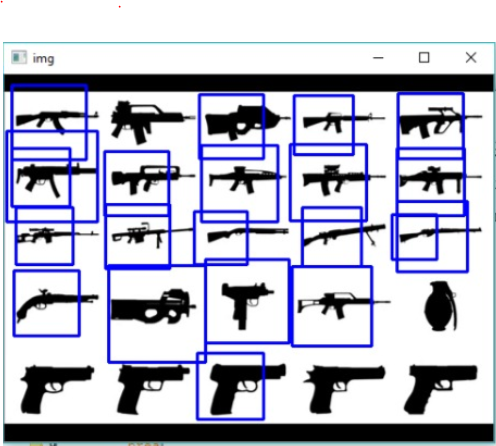
#> input picture guns.PNG, 496 x 446 px, given in place of the camera
$ python Gun-Haar-Cascade.py
#> lines starting #> are read from the running program, lines starting #| are printed output that depends on the picture; after the words box and inside, x2 and y2 are one past the last pixel; in counts of white or black regions, pixels touching at a corner belong together
import numpy as np
import cv2
import imutils
import datetime


gun_cascade = cv2.CascadeClassifier('cascade.xml')
camera = cv2.VideoCapture(0)

firstFrame = None
gun_exist = False

while True:

    ret, frame = camera.read()
#> frame is the input picture: shape (446, 496, 3); mean B, G, R 201.1, 185.6, 184.4

    frame = imutils.resize(frame, width = 500)
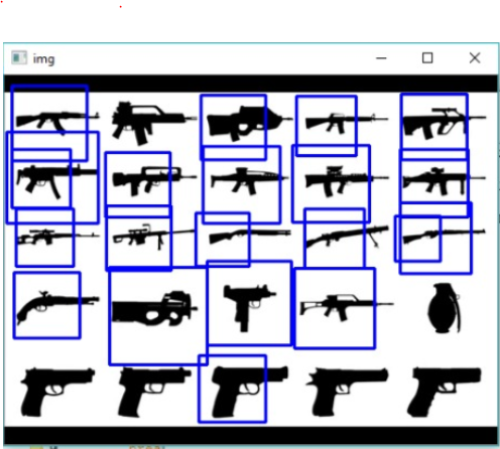
#> frame: shape (449, 500, 3); mean B, G, R 201.1, 185.5, 184.4
    gray = cv2.cvtColor(frame, cv2.COLOR_BGR2GRAY)
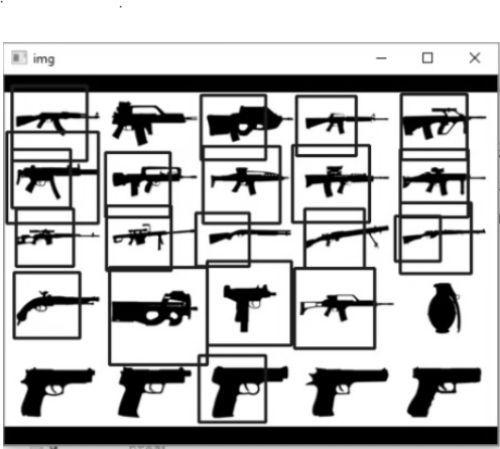
#> gray: shape (449, 500); min 0, max 255, mean 186.9

    gun = gun_cascade.detectMultiScale(gray,
                                    1.3, 5,
                                    minSize = (100, 100))
#> gun = [[107, 130, 138, 138], [355, 210, 130, 130], [281, 253, 114, 114], [215, 73, 149, 149], [107, 246, 149, 149], [135, 24, 251, 251]]

    if len(gun) > 0:
        gun_exist = False

    for (x, y, w, h) in gun:

        frame = cv2.rectangle(frame,
                            (x, y),
                            (x + w, y + h),
                            (255, 0, 0), 2)
        roi_gray = gray[y:y + h, x:x + w]
        roi_color = frame[y:y + h, x:x + w]
#> this loop made 6 passes
#> pass 1, `frame = cv2.rectangle(frame, (x, y), (x + w, y + h), (255, 0, 0), 2)`:
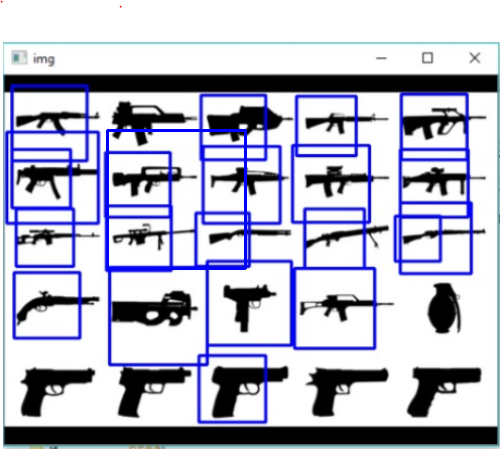
#> frame: shape (449, 500, 3); 0.74% of pixels changed, all inside (x1, y1, x2, y2) = (106, 129, 247, 270)
#> pass 1, `roi_gray = gray[y:y + h, x:x + w]`:
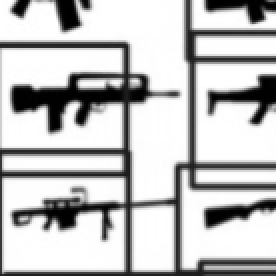
#> roi_gray: shape (138, 138) (shown 2 times larger); min 0, max 255, mean 192.1
#> pass 1, `roi_color = frame[y:y + h, x:x + w]`:
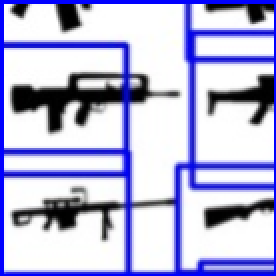
#> roi_color: shape (138, 138, 3) (shown 2 times larger); mean B, G, R 218.6, 183.2, 183.1
#> pass 2, `frame = cv2.rectangle(frame, (x, y), (x + w, y + h), (255, 0, 0), 2)`:
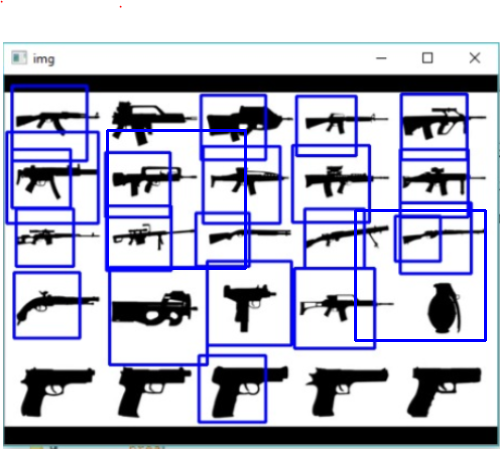
#> frame: shape (449, 500, 3); 0.69% of pixels changed, all inside (x1, y1, x2, y2) = (354, 209, 487, 342)
#> after the loop:
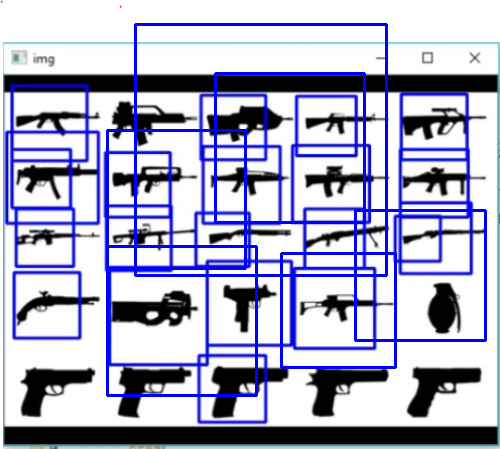
#> frame: shape (449, 500, 3); 3.44% of pixels changed, all inside (x1, y1, x2, y2) = (106, 23, 397, 397)

    if firstFrame is None:
        firstFrame = gray
        continue

    # print(datetime.date(2019))
    # draw the text and timestamp on the frame
    cv2.putText(frame, datetime.datetime.now().strftime("%A %d %B %Y %I:%M:%S %p"), (10, frame.shape[0] - 10), cv2.FONT_HERSHEY_SIMPLEX, 0.35, (0, 0, 255), 1)

    cv2.imshow("Security Feed", frame)
    key = cv2.waitKey(1) & 0xFF

    if key == ord('q'):
        break


camera.release()
cv2.destroyAllWindows()
